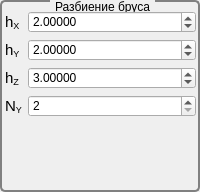
             <widget class="QGroupBox" name="groupBox_split">
              <property name="minimumSize">
               <size>
                <width>113</width>
                <height>192</height>
               </size>
              </property>
              <property name="maximumSize">
               <size>
                <width>16777215</width>
                <height>198</height>
               </size>
              </property>
              <property name="styleSheet">
               <string notr="true">QGroupBox {
     background-color: qlineargradient(x1: 0, y1: 0, x2: 0, y2: 1,
                                       stop: 0 #E0E0E0, stop: 1 #FFFFFF);
     border: 2px solid gray;
     border-radius: 5px;
     margin-top: 1ex; /* leave space at the top for the title */
 }

 QGroupBox::title {
     subcontrol-origin: margin;
     subcontrol-position: top center; /* position at the top center */
     padding: 0 3px;
     background-color: qlineargradient(x1: 0, y1: 0, x2: 0, y2: 1,
                                       stop: 0 #FFOECE, stop: 1 #FFFFFF);
 }</string>
              </property>
              <property name="title">
               <string>Разбиение бруса</string>
              </property>
              <layout class="QHBoxLayout" name="horizontalLayout_5">
               <property name="leftMargin">
                <number>3</number>
               </property>
               <property name="topMargin">
                <number>9</number>
               </property>
               <property name="rightMargin">
                <number>2</number>
               </property>
               <property name="bottomMargin">
                <number>3</number>
               </property>
               <item>
                <layout class="QFormLayout" name="formLayout_split_2">
                 <property name="fieldGrowthPolicy">
                  <enum>QFormLayout::AllNonFixedFieldsGrow</enum>
                 </property>
                 <item row="0" column="0">
                  <widget class="QLabel" name="label_hX">
                   <property name="text">
                    <string>&lt;!DOCTYPE HTML PUBLIC &quot;-//W3C//DTD HTML 4.0//EN&quot; &quot;http://www.w3.org/TR/REC-html40/strict.dtd&quot;&gt;
&lt;html&gt;&lt;head&gt;&lt;meta name=&quot;qrichtext&quot; content=&quot;1&quot; /&gt;&lt;style type=&quot;text/css&quot;&gt;
p, li { white-space: pre-wrap; }
&lt;/style&gt;&lt;/head&gt;&lt;body style=&quot; font-family:'Ubuntu'; font-size:11pt; font-weight:400; font-style:normal;&quot;&gt;
&lt;p style=&quot; margin-top:0px; margin-bottom:0px; margin-left:0px; margin-right:0px; -qt-block-indent:0; text-indent:0px;&quot;&gt;h&lt;span style=&quot; vertical-align:sub;&quot;&gt;X&lt;/span&gt;&lt;/p&gt;&lt;/body&gt;&lt;/html&gt;</string>
                   </property>
                   <property name="buddy">
                    <cstring>spinBox_X</cstring>
                   </property>
                  </widget>
                 </item>
                 <item row="0" column="1">
                  <widget class="QDoubleSpinBox" name="doubleSpinBox_hX">
                   <property name="decimals">
                    <number>5</number>
                   </property>
                   <property name="maximum">
                    <double>100500.100500000000466</double>
                   </property>
                   <property name="value">
                    <double>2.000000000000000</double>
                   </property>
                  </widget>
                 </item>
                 <item row="1" column="0">
                  <widget class="QLabel" name="label_hY">
                   <property name="text">
                    <string>&lt;!DOCTYPE HTML PUBLIC &quot;-//W3C//DTD HTML 4.0//EN&quot; &quot;http://www.w3.org/TR/REC-html40/strict.dtd&quot;&gt;
&lt;html&gt;&lt;head&gt;&lt;meta name=&quot;qrichtext&quot; content=&quot;1&quot; /&gt;&lt;style type=&quot;text/css&quot;&gt;
p, li { white-space: pre-wrap; }
&lt;/style&gt;&lt;/head&gt;&lt;body style=&quot; font-family:'Ubuntu'; font-size:11pt; font-weight:400; font-style:normal;&quot;&gt;
&lt;p style=&quot; margin-top:0px; margin-bottom:0px; margin-left:0px; margin-right:0px; -qt-block-indent:0; text-indent:0px;&quot;&gt;h&lt;span style=&quot; vertical-align:sub;&quot;&gt;Y&lt;/span&gt;&lt;/p&gt;&lt;/body&gt;&lt;/html&gt;</string>
                   </property>
                   <property name="buddy">
                    <cstring>spinBox_Y</cstring>
                   </property>
                  </widget>
                 </item>
                 <item row="1" column="1">
                  <widget class="QDoubleSpinBox" name="doubleSpinBox_hY">
                   <property name="decimals">
                    <number>5</number>
                   </property>
                   <property name="maximum">
                    <double>100500.100500000000466</double>
                   </property>
                   <property name="value">
                    <double>2.000000000000000</double>
                   </property>
                  </widget>
                 </item>
                 <item row="2" column="0">
                  <widget class="QLabel" name="label_hZ">
                   <property name="text">
                    <string>&lt;!DOCTYPE HTML PUBLIC &quot;-//W3C//DTD HTML 4.0//EN&quot; &quot;http://www.w3.org/TR/REC-html40/strict.dtd&quot;&gt;
&lt;html&gt;&lt;head&gt;&lt;meta name=&quot;qrichtext&quot; content=&quot;1&quot; /&gt;&lt;style type=&quot;text/css&quot;&gt;
p, li { white-space: pre-wrap; }
&lt;/style&gt;&lt;/head&gt;&lt;body style=&quot; font-family:'Ubuntu'; font-size:11pt; font-weight:400; font-style:normal;&quot;&gt;
&lt;p style=&quot; margin-top:0px; margin-bottom:0px; margin-left:0px; margin-right:0px; -qt-block-indent:0; text-indent:0px;&quot;&gt;h&lt;span style=&quot; vertical-align:sub;&quot;&gt;Z&lt;/span&gt;&lt;/p&gt;&lt;/body&gt;&lt;/html&gt;</string>
                   </property>
                   <property name="buddy">
                    <cstring>spinBox_Z</cstring>
                   </property>
                  </widget>
                 </item>
                 <item row="2" column="1">
                  <widget class="QDoubleSpinBox" name="doubleSpinBox_hZ">
                   <property name="decimals">
                    <number>5</number>
                   </property>
                   <property name="maximum">
                    <double>100500.100500000000466</double>
                   </property>
                   <property name="value">
                    <double>3.000000000000000</double>
                   </property>
                  </widget>
                 </item>
                 <item row="3" column="0">
                  <widget class="QLabel" name="label_NY">
                   <property name="text">
                    <string>&lt;!DOCTYPE HTML PUBLIC &quot;-//W3C//DTD HTML 4.0//EN&quot; &quot;http://www.w3.org/TR/REC-html40/strict.dtd&quot;&gt;
&lt;html&gt;&lt;head&gt;&lt;meta name=&quot;qrichtext&quot; content=&quot;1&quot; /&gt;&lt;style type=&quot;text/css&quot;&gt;
p, li { white-space: pre-wrap; }
&lt;/style&gt;&lt;/head&gt;&lt;body style=&quot; font-family:'Ubuntu'; font-size:11pt; font-weight:400; font-style:normal;&quot;&gt;
&lt;p style=&quot; margin-top:0px; margin-bottom:0px; margin-left:0px; margin-right:0px; -qt-block-indent:0; text-indent:0px;&quot;&gt;N&lt;span style=&quot; vertical-align:sub;&quot;&gt;Y&lt;/span&gt;&lt;/p&gt;&lt;/body&gt;&lt;/html&gt;</string>
                   </property>
                  </widget>
                 </item>
                 <item row="3" column="1">
                  <widget class="QSpinBox" name="spinBox_Y">
                   <property name="minimum">
                    <number>2</number>
                   </property>
                   <property name="maximum">
                    <number>100500</number>
                   </property>
                   <property name="value">
                    <number>2</number>
                   </property>
                  </widget>
                 </item>
                </layout>
               </item>
              </layout>
             </widget>
